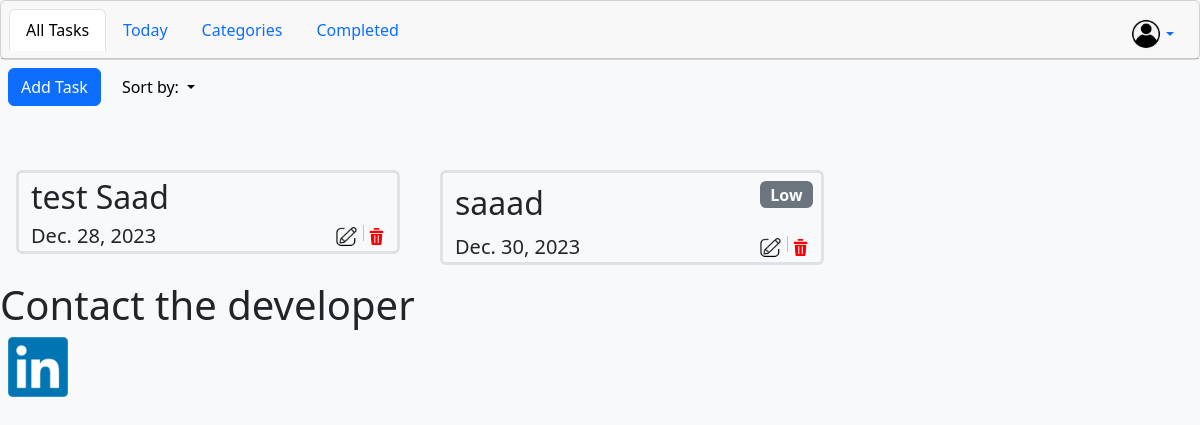
The page /tasks/0 (signed in) on the database as committed earlier.
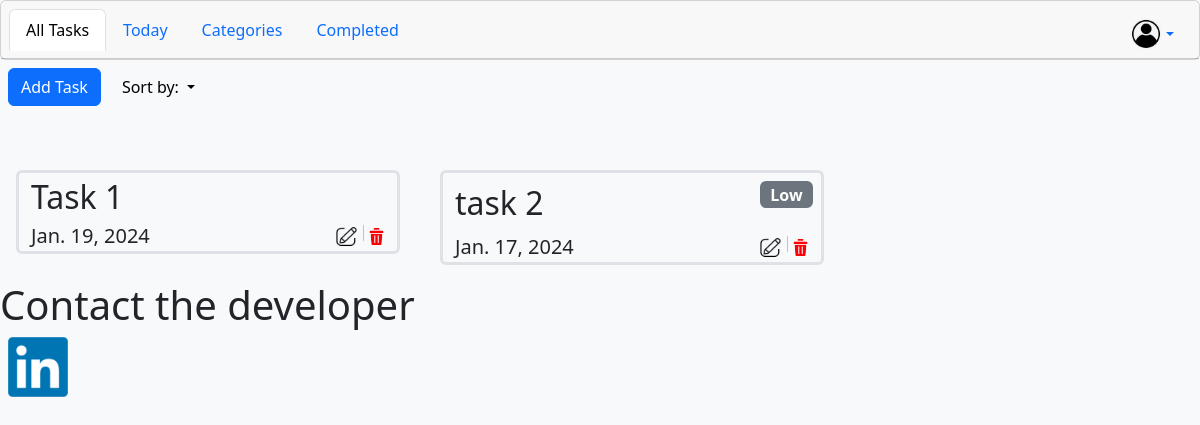
The same page on the database as committed later.
### Task/models.py (models this page shows)
class Task(models.Model):
    taskTitle = models.CharField(max_length=50)
    dueDate = models.DateField()
    taskDescription = models.TextField(max_length=250)
    taskPriority = models.IntegerField(default=0)
    user = models.ForeignKey(User, on_delete=models.CASCADE)
    category = models.ForeignKey(
        Category, on_delete=models.CASCADE, null=True, blank=True
    )

### Task/views.py (the view)
# urls.py: path("", views.Default_Redirect, name="home"),
def home(request, sort):
    if request.user.is_authenticated:
        userId = request.user.id
    else:
        return render(request, "login.html", {"loginerror": "Please login first"})
    if sort == 0:
        tasks = Task.objects.filter(user=userId).order_by("taskPriority", "dueDate")
    if sort == 5:
        tasks = Task.objects.filter(user=userId).order_by("-taskPriority", "dueDate")
    if sort == 1:
        tasks = Task.objects.filter(user=userId).order_by("dueDate")
    if sort == 2:
        tasks = Task.objects.filter(user=userId).order_by("-dueDate")
    if sort == 3:
        tasks = Task.objects.filter(user=userId).order_by("taskTitle")
    if sort == 4:
        tasks = Task.objects.filter(user=userId).order_by("-taskTitle")
    return render(request, "Task/index.html", {"tasks": tasks})

### Task/templates/Task/index.html (shortened to what this page needs)
{% extends "base.html" %}
{% load static %}
{% block content %}
<div class="row">
  <div class="align-items-center d-flex">
    <div class="btn btn-primary m-2">
      <a href="addp">Add Task</a>
    </div>
    <div class="dropdown">
      <button class="btn btn-light dropdown-toggle" type="button" data-bs-toggle="dropdown" aria-expanded="false">
        Sort by:
      </button>
    </div>
</div>
</div>
    <br>
  <div class="row">
    {% for task in tasks %}
      <div class="col-md-4 m-2">
        <div class="container-md border border-3 m-2 mt-4 rounded">
          <div class="row align-items-center">
            <div class="fs-2 text-start d-inline-block col-9">
              {{task.taskTitle}}
            </div>
            <div class="text-end d-inline-block col-3 p-2 align-bottom">
                {% if task.taskPriority == 1 %}
                <p class="badge text-bg-secondary fs-6">
                Low
                </p>
                {% elif task.taskPriority == 2 %}
                <p class="badge text-bg-warning fs-6">
                Medium
                </p>
                {% elif task.taskPriority == 3 %}
                <p class="badge text-bg-danger fs-6">
                High
                </p>
                {% endif %}
            </div>
          </div>
          <div class="row align-items-center">
            <div class="col-md-8 fs-5">
              {{task.dueDate}}
            </div>
            <div class="col-md-4 text-end">
              <a href="edit/{{task.id}}"><img src="{% static 'img/editIcon.png' %}" class="col-md-3"></a>
              <a href="delete/{{task.id}}"><img src="{% static 'img/deleteIcon.png' %}" class="col-md-2"></a>
            </div>
          </div>
        </div>
      </div>
    {% endfor %}
  </div>
  <h1>
    Contact the developer
  </h1>
  <a href="https://www.linkedin.com/in/saedalmajaly/" target="_blank" class="m-2" style="width:2vw !important; height: 2vw !important;">
    <img style="width:5vw;height: 5vw;" src="{% static 'img/linkedin.png' %}">
  </a>
{% endblock content %}

### Task/templates/base.html (shortened to what this page needs)
{% load static %}
<!DOCTYPE html>
<html lang="en">
<head>
 <link rel="stylesheet" href="{% static 'bootstrap/css/bootstrap.css' %}">
 <link rel="stylesheet" href="{% static 'css/task.css' %}">
</head>
<body class="bg-light">
<div class="card text-center">
  <div class="card-header">
    <ul class="nav nav-tabs card-header-tabs">
      <li class="nav-item"><a class="nav-link active" href="/tasks/0">All Tasks</a></li>
      <li class="nav-item"><a class="nav-link" href="/tasks/today">Today</a></li>
      <li class="nav-item"><a class="nav-link" href="#">Categories</a></li>
      <li class="nav-item"><a class="nav-link" href="#">Completed</a></li>
      <li class="nav-item ms-auto">
        <div class="dropdown">
          <a class="nav-link dropdown-toggle d-flex align-items-center" href="#" id="profileDropdown" role="button" data-bs-toggle="dropdown" aria-expanded="false">
            <img src="{% static 'img/profileIcon.jpeg' %}" alt="Profile" width="32" height="32" class="rounded-circle">
          </a>
        </div>
      </li>
    </ul>
  </div>
</div>
  {% block content %}
  {% endblock content %}
</body>
</html>

### Task/static/css/task.css (style rules this page uses)
a { text-decoration: none; color: white; }

Rows that differ between the two databases and show on the page:
removed Task: taskTitle "test Saad", dueDate "Dec. 28, 2023"
removed Task: taskTitle "saaad", taskPriority "Low", dueDate "Dec. 30, 2023"
added Task: taskTitle "Task 1", dueDate "Jan. 19, 2024"
added Task: taskTitle "task 2", taskPriority "Low", dueDate "Jan. 17, 2024"
